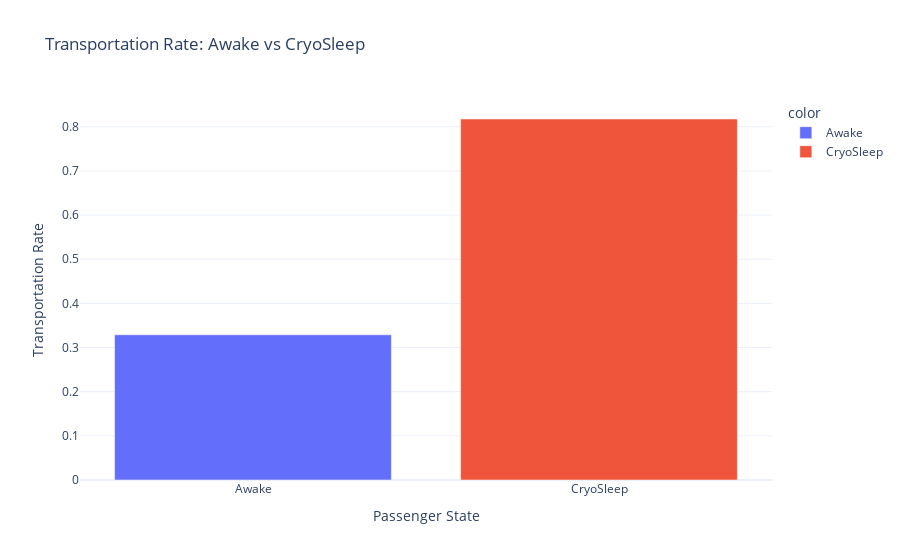

The cell this chart's notebook holds for it:
### Code cell
# CryoSleep is like hibernation during space travel
cryo_transport = train.groupby('CryoSleep')['Transported'].agg(['count', 'mean'])

print(" CryoSleep Analysis:")
print(f"Passengers in CryoSleep: {cryo_transport.loc[True, 'count']}")
print(f"CryoSleep transportation rate: {cryo_transport.loc[True, 'mean']:.1%}")
print(f"\nAwake passengers: {cryo_transport.loc[False, 'count']}")
print(f"Awake transportation rate: {cryo_transport.loc[False, 'mean']:.1%}")

# Visual comparison
fig = px.bar(x=['Awake', 'CryoSleep'],
             y=[cryo_transport.loc[False, 'mean'], cryo_transport.loc[True, 'mean']],
             title=' Transportation Rate: Awake vs CryoSleep',
             labels={'x': 'Passenger State', 'y': 'Transportation Rate'},
             color=['Awake', 'CryoSleep'])
fig.show()

### Figure 1 — Plotly figure (JSON) as saved in the notebook; plotly's stock layout.template omitted (floating-point values rounded to 4 significant figures)
{"data": [{"alignmentgroup": "True", "hovertemplate": "color=Awake<br>Passenger State=%{x}<br>Transportation Rate=%{y}<extra></extra>", "legendgroup": "Awake", "marker": {"color": "#636efa", "pattern": {"shape": ""}}, "name": "Awake", "offsetgroup": "Awake", "orientation": "v", "showlegend": true, "textposition": "auto", "type": "bar", "x": ["Awake"], "xaxis": "x", "y": [0.3289], "yaxis": "y"}, {"alignmentgroup": "True", "hovertemplate": "color=CryoSleep<br>Passenger State=%{x}<br>Transportation Rate=%{y}<extra></extra>", "legendgroup": "CryoSleep", "marker": {"color": "#EF553B", "pattern": {"shape": ""}}, "name": "CryoSleep", "offsetgroup": "CryoSleep", "orientation": "v", "showlegend": true, "textposition": "auto", "type": "bar", "x": ["CryoSleep"], "xaxis": "x", "y": [0.8176], "yaxis": "y"}], "layout": {"barmode": "relative", "legend": {"title": {"text": "color"}, "tracegroupgap": 0}, "title": {"text": " Transportation Rate: Awake vs CryoSleep"}, "xaxis": {"anchor": "y", "domain": [0, 1], "title": {"text": "Passenger State"}}, "yaxis": {"anchor": "x", "domain": [0, 1], "title": {"text": "Transportation Rate"}}}}
